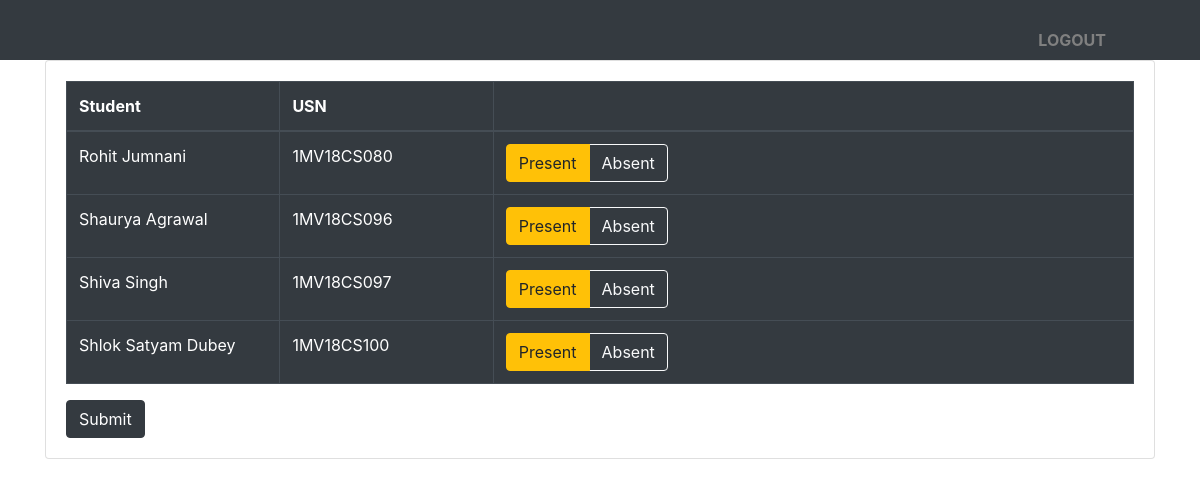
Page /info/teacher/enterattendance/394 on the committed database.
### info/models.py (models this page shows, shortened)
class Student(models.Model):
    user = models.OneToOneField(User, on_delete=models.CASCADE,null = True)
    dept = models.ForeignKey(Dept,on_delete = models.CASCADE,default = 'CSE')
    class_id = models.ForeignKey(Class,on_delete = models.CASCADE)
    USN = models.CharField(primary_key=True,max_length = 50)
    name = models.CharField(max_length=50)
    sex = models.CharField(max_length=10,choices = sex_choice,default='Male')
    DOB = models.DateField(default='1999-01-01')

### info/views.py (the view)
# urls.py: path('teacher/enterattendance/<slug:attendanceclass_id>',views.t_enterattendance,name='t_enterattendance'),
def t_enterattendance(request,attendanceclass_id):
    print(attendanceclass_id)
    ac = AttendanceClass.objects.get(id = attendanceclass_id)
    ass = ac.assign
    cl = ass.class_id
    return render(request,'t_enterattendance.html',{'ac':ac,'ass':ass,'cl':cl})

### templates/t_enterattendance.html (shortened to what this page needs)
{% extends 'base_teacher.html' %}
{% block content %}
<div class="container">
<div class="card">
<div class="card-body">
<div class="table-responsive">
<form action="{% url 'submitattendance' ac.id %}" method="post">
<table class = "table table-dark table-bordered table-hover">
<thead>
<tr>
<th width="20%">Student</th>
<th width="20%">USN</th>
<th></th>
</tr>
</thead>
<tbody>
{% for i in cl.student_set.all|dictsort:"USN"%}
<tr>
<td>{{i.name }}</td>
<td >{{i.USN}}</td>
<td>
<div class="btn-group btn-group-toggle" data-toggle="buttons">
        <label class="btn btn-outline-warning active">
            <input type="radio" name="{{ i.USN }}" id="option1" autocomplete="off" value="present" checked> Present
        </label>
        <label class="btn btn-outline-light">
            <input type="radio" name="{{ i.USN }}" id="option2" autocomplete="off" value="absent"> Absent
        </label>
    </div>
</td>
</tr>
{% endfor %}
</tbody>
</table>
<input class="btn btn-dark" type="submit" value="Submit">
</form>
</div>
</div>
</div>
</div>
{% endblock content %}

### rows in the picture
Student: name "Rohit Jumnani", USN "1MV18CS080"
Student: name "Shaurya Agrawal", USN "1MV18CS096"
Student: name "Shiva Singh", USN "1MV18CS097"
Student: name "Shlok Satyam Dubey", USN "1MV18CS100"
